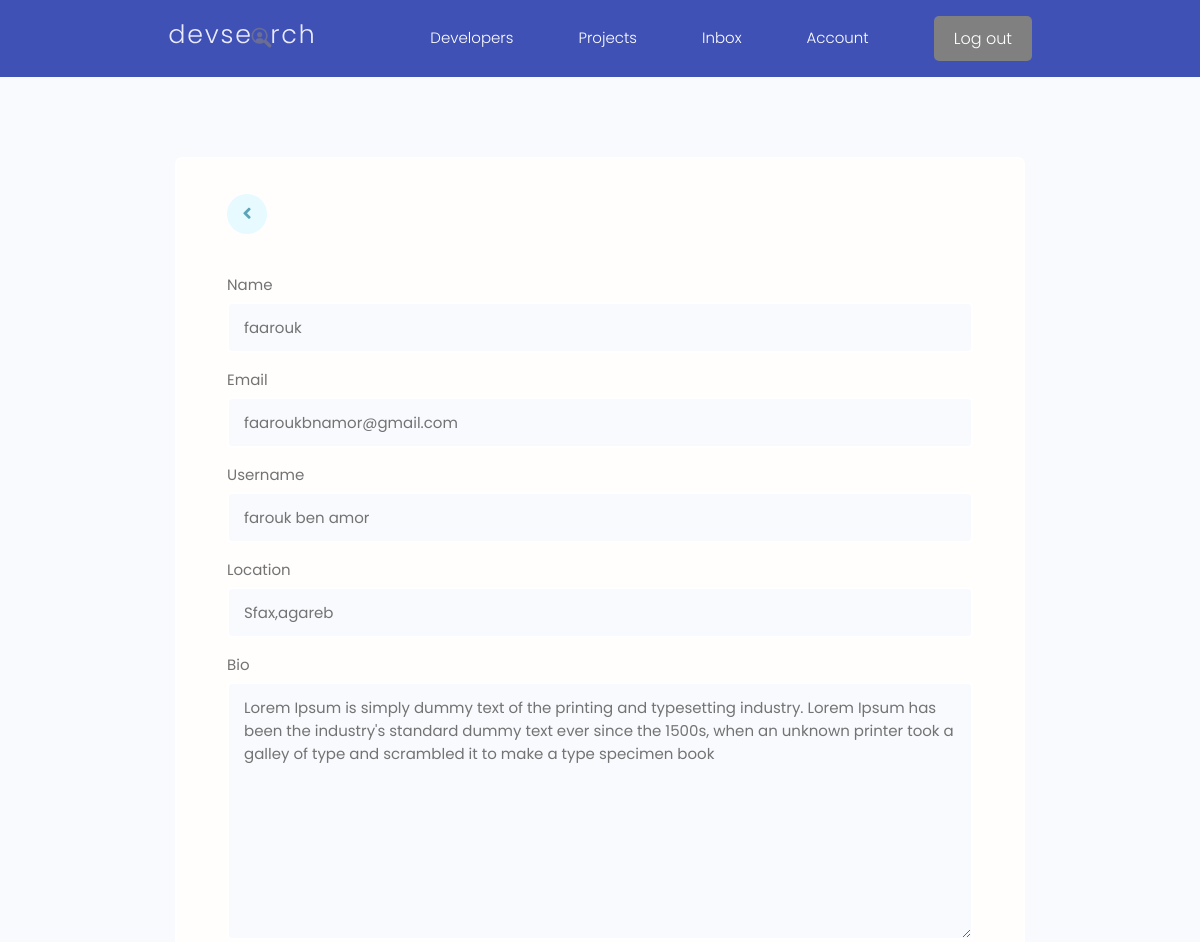
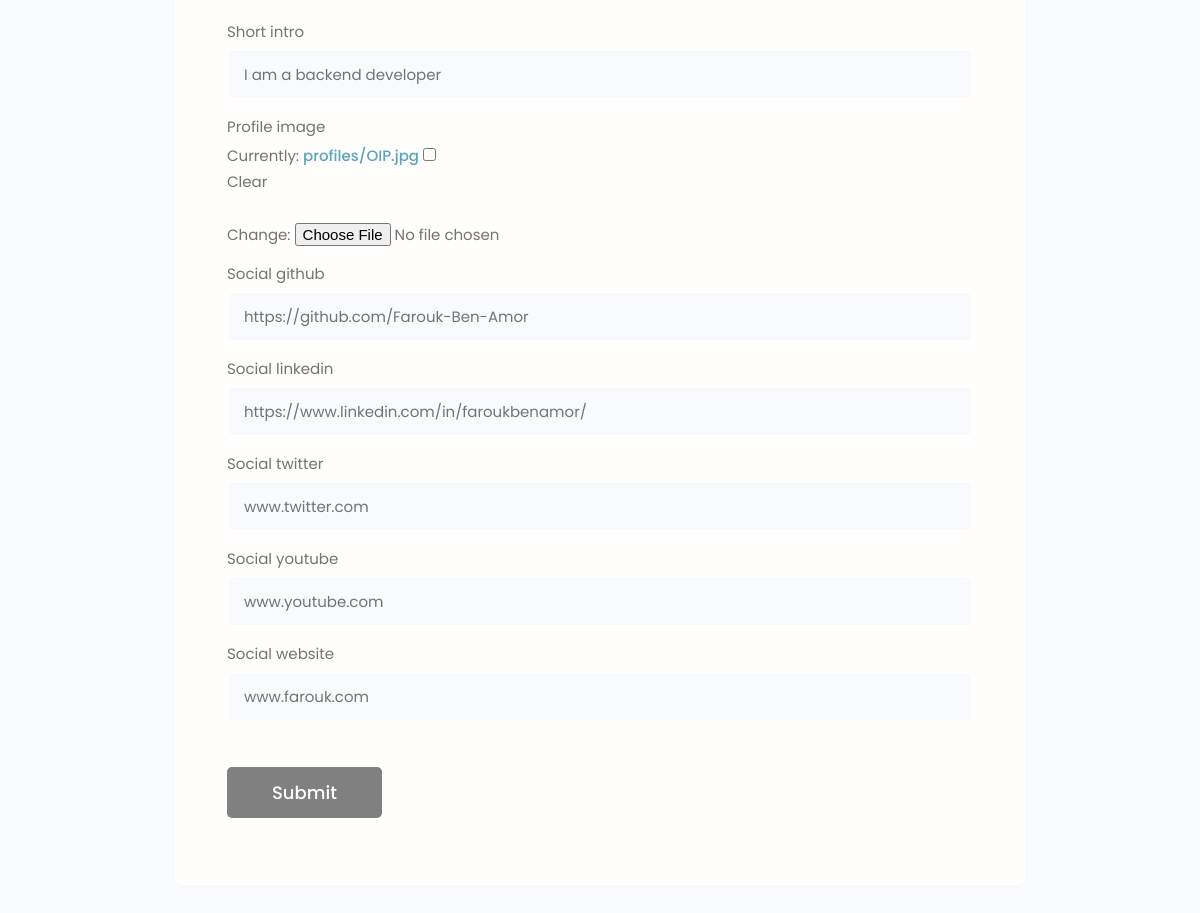
The page /edit-account/ (signed in) on the database its author committed (2 pictures, top to bottom).
### users/models.py (models this page shows, shortened)
class Profile(models.Model):
    user = models.OneToOneField(User,on_delete=models.CASCADE,null=True,blank=True)
    name = models.CharField(max_length=200,null=True,blank=True)
    email = models.EmailField(max_length=500,null=True,blank=True)
    username = models.CharField(max_length=200,null=True,blank=True)
    location = models.CharField(max_length=200,null=True,blank=True)
    short_intro = models.CharField(max_length=200,null=True,blank=True)
    bio = models.TextField(null=True,blank=True)
    profile_image = models.ImageField(null=True,blank=True,upload_to='profiles/',default="profiles/user-default.png")
    social_github = models.CharField(max_length=200,null=True,blank=True)
    social_twitter = models.CharField(max_length=200,null=True,blank=True)
    social_linkedin = models.CharField(max_length=200,null=True,blank=True)
    social_youtube = models.CharField(max_length=200,null=True,blank=True)
    social_website = models.CharField(max_length=200,null=True,blank=True)
    created = models.DateTimeField(auto_now_add=True)
    id = models.UUIDField(default=uuid.uuid4, unique = True,
                          primary_key=True,editable=False)

### users/views.py (the view)
# urls.py: path('edit-account/',views.editAccount, name = "edit-account"),
@login_required(login_url='login')
def editAccount(request):
 profile = request.user.profile
 form = ProfileForm(instance=profile)
 if request.method =="POST":
    form = ProfileForm(request.POST,request.FILES,instance=profile)
    if form.is_valid():
       form.save()
       return redirect('account')
 context={'form':form}
 return render(request,'users/profile_form.html',context)

### users/forms.py
class ProfileForm(ModelForm):
    class Meta:
        model=Profile
        fields=['name','email','username','location','bio','short_intro','profile_image','social_github',
                'social_linkedin','social_twitter','social_youtube','social_website']
    def __init__(self, *args, **kwargs):
        super(ProfileForm, self).__init__(*args, **kwargs)
        for name, field in self.fields.items():
            field.widget.attrs.update({'class': 'input'})

### users/templates/users/profile_form.html (shortened to what this page needs)
{% extends 'main.html' %}
{% block content %}
    <main class="formPage my-xl">
        <div class="content-box">
            <div class="formWrapper">
                <a class="backButton" href="{% url 'account' %}"><i class="fas fa-angle-left"></i></a>
                <br>
                <form class="form" method="POST" action="{% url 'edit-account' %}" enctype="multipart/form-data">
                     {% for field in form %}
                     <div class="form__field">
                        <label for="formInput#text">{{field.label}} </label>
                        {{field}}
                    </div>
                     {% endfor %}
                    <input class="btn btn--sub btn--lg  my-md" type="submit" value="Submit" />
                </form>
            </div>
        </div>
    </main>
{% endblock %}

### static/styles/app.css (style rules this page uses)
:root { --color-sub: #2d2d39; }
.btn--sub { background-color: gray; }
.content-box { width: 95%; max-width: 85rem; margin: 0 auto; }
.backButton { background: var(--color-main-light); color: var(--color-main); width: 4rem; height: 4rem; display: flex; align-items: center; justify-content: center; border-radius: 50%; }
.backButton i { font-size: 1.8rem; }
.formPage .formWrapper { list-style: none; background: var(--color-white); padding: 3.5rem 5rem; border: 2px solid var(--color-light); border-radius: 0.7rem; }
:root { --color-primary: #3f51b5; --color-light: #ffffff; }

### static/uikit/styles/modules/_variables.css (style rules this page uses)
:root { --color-main: #5aa5b9; --color-main-light: #e6faff; --color-sub: #3f4156; --color-sub-light: #51546e; --color-sub-lighter: #ededfd; --color-text: #737373; --color-gray: #8b8b8b; --color-light: #e5e7eb; --color-light-gray: #767676; --color-bg: #f8fafd; --color-white: #fffefd; --color-white-light: #f3f3f3; --color-success: #359e64; --color-success-bg: #def8e8; --color-error: #fc4b0b; --color-error-bg: #fff2ee; --font-base: 'Poppins', arial, helvetica, 'Segoe UI', roboto, ubuntu, sans-serif; --font-monospace: 'Fira Code', 'Courier New', courier, monospace; --font-regular: 300; --font-medium: 500; --font-bold: 700; --generic-shadow: 1px 1px 5px #00000010; --generic-transition: all 0.3s ease-in-out; }

### static/uikit/styles/modules/_base.css (style rules this page uses)
* { margin: 0; padding: 0; box-sizing: border-box; text-rendering: optimizeLegibility; color: inherit; font-size: inherit; }
html { font-size: 50%; }
@media only screen and (min-width: 480px) { html { font-size: 56.25%; } }
@media only screen and (min-width: 1200px) { html { font-size: 62.5%; } }
body { line-height: 1.6; font-weight: 400; font-size: 1.5rem; color: var(--color-text); background-color: var(--color-bg); min-height: 100vh; }

### static/uikit/styles/modules/_typography.css (style rules this page uses)
* { font-family: var(--font-base); }
a { padding-bottom: 2px; text-decoration: none; display: inline-block; color: var(--color-main); font-weight: var(--font-medium); }

### static/uikit/styles/modules/_utilities.css (style rules this page uses)
.my-md { margin: 3rem auto; }
.my-xl { margin: 8rem auto; }

### static/uikit/styles/modules/_button.css (style rules this page uses)
.btn { display: inline-block; position: relative; cursor: pointer; background-color: var(--color-light); font-weight: var(--font-medium); color: var(--color-sub); text-decoration: none; padding: 1rem 2rem; border-radius: 0.5rem; border: none; width: -webkit-fit-content; width: -moz-fit-content; width: fit-content; height: -webkit-fit-content; height: -moz-fit-content; height: fit-content; font-size: 1.6rem; outline-width: 0; outline-color: transparent; -webkit-backface-visibility: hidden; backface-visibility: hidden; transition: all 0.3s ease-in-out; }
.btn--sub { background-color: var(--color-sub); color: var(--color-white); }
.btn--lg { font-size: 1.8rem; padding: 1.2rem 4.5rem; }

### static/uikit/styles/modules/_form.css (style rules this page uses)
.form { display: block; }
.form__field { margin-top: 1.5rem; margin-bottom: 1.5rem; }
.form__label, .form__field > label { display: block; margin-bottom: 0.5rem; color: var(--color-text); }
input.input[type='text'], input.input[type='email'], input.input[type='password'], input.input[type='number'], textarea.input { min-width: 24rem; width: 100%; padding: 1.2rem 1.5rem; border-radius: 0.5rem; border: 2px solid var(--color-light); transition: all 0.3s ease-in-out; background-color: var(--color-bg); }

### rows shown on the page
Profile: form "faarouk" "faaroukbnamor@gmail.com" "farouk ben amor" "Sfax,agareb" "Lorem Ipsum is simply dummy text of the printing and typesetting industry. Lorem Ipsum has been the industry's standard dummy text ever since the 1500s, when an unknown printer took a galley of type and scrambled it to make a type specimen book" "I am a backend developer" "https://github.com/Farouk-Ben-Amor" "https://www.linkedin.com/in/faroukbenamor/" "www.twitter.com" "www.youtube.com" "www.farouk.com"

### other values the page prints
{{ field.label }} "Name" "Email" "Username" "Location" "Bio" "Short intro" "Profile image" "Social github" "Social linkedin" "Social twitter" "Social youtube" "Social website"
